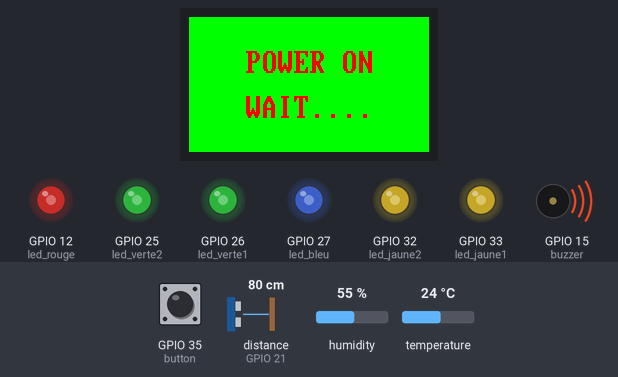
A program run on a simulated ESP32 board running MicroPython. Shown: 240×135 colour display, output pins drawn as LEDs (lit = HIGH), buzzer (waves = sounding). The test bench sets the inputs (shaded band); at power-on: distance to the obstacle (sensor on GPIO 21) 80 cm, GPIO 35 (button) HIGH, humidity 55 %, temperature 24 °C. The echo pulse lasts 58.3 µs per cm; WiFi joins after 1.5 s; values from a settings file that is not in the repository are placeholders; web requests get an empty 200 reply after 0.4 s; library files of the repository ran but are not shown: st7789py.py, hcsr04.py, vga1_16x16.py, vga1_bold_16x32.py; pins used as bus, display or sensor lines are not drawn; what the program prints to the serial console is not drawn.

Above: at 5.0 s.
5.1 s: distance to the obstacle (sensor on GPIO 21) set to 2 cm
At 9.17 s:
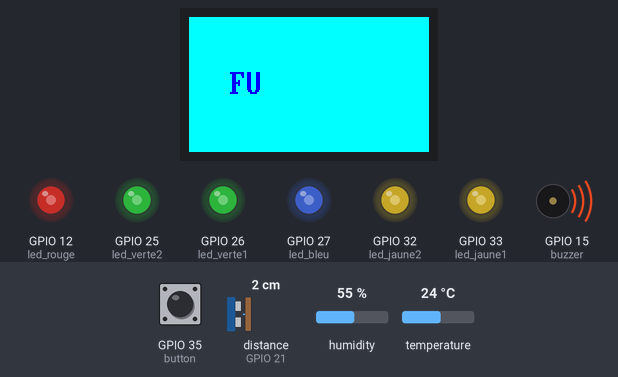
At 10.2 s:
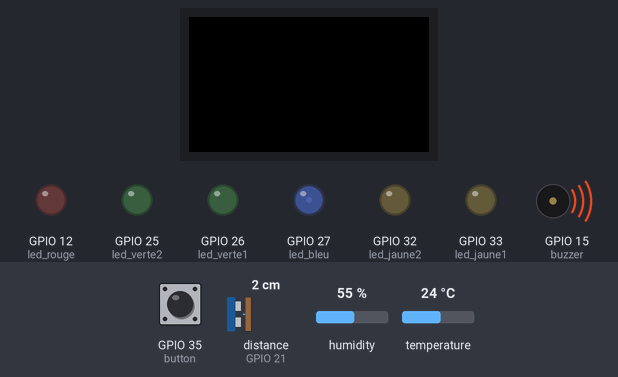
10.6 s: GPIO 35 (button) pulled LOW for 0.8 s
At 11.4 s:
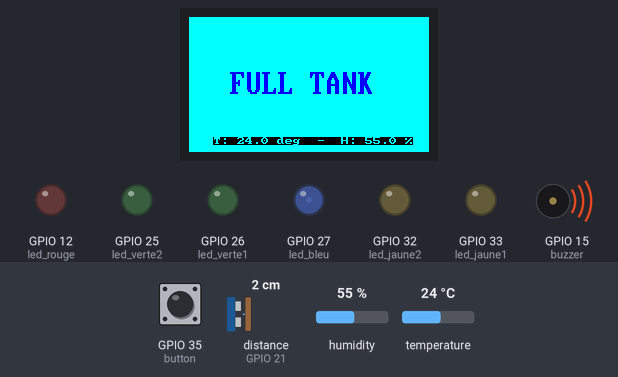
Timing chart, 0 to 13.6 s (numbered marks = the images above; inputs shaded):
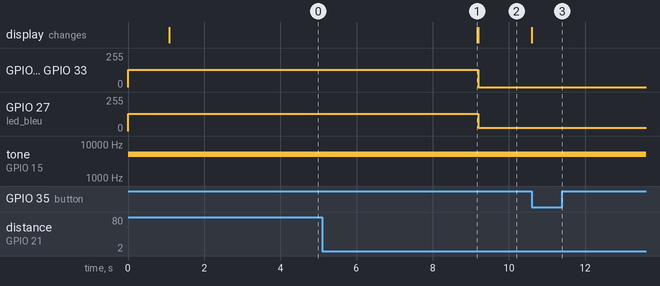

The program:

main.py
```python
import st7789py as st7789
from hcsr04 import HCSR04  # lib capteur HCSR-04

import capteur_temp_humi
import machine
import picoweb  # affichage de la page web, ajouter utemplate, pgk_ressources et ulogging aux lib
import utime
from machine import Pin, PWM, Timer  # lib utilisation module ESP32

import data_analyse
import tft_config  # lib tft pour affichage sur ttgo t-display
import wificonfig
import wificonnect
from romfonts import vga1_16x16 as font3
from romfonts import vga1_8x8 as font1
from romfonts import vga1_bold_16x32 as font4

# --------------------- WIFI ------------------------
#
# enter your wifi ssid and your password in wificonfig file

ipaddress = wificonnect.connectSTA(ssid=wificonfig.ssid, password=wificonfig.password)

# ------------------ SET UP --------------------------
# Taille de la cuve
MAXIMUM_WATER_LEVEL = 1.60  # hauteur d'eau maxi dans la cuve en m
SENSOR_POSITION = 0.22  # distance entre le capteur et le niveau maxi de la cuve en m
CUVE_X = 1.10  # taille de la cuve en X en m
CUVE_Y = 5.68  # taille de la cuve en Y en m
CAPACITE_CUVE = int(round(MAXIMUM_WATER_LEVEL * CUVE_X * CUVE_Y))

# definition des PIN du module ESP32
frequence_led = 500
led_bleu = PWM(Pin(27, Pin.OUT, 0), frequence_led)
led_verte1 = PWM(Pin(26, Pin.OUT, 0), frequence_led)
led_verte2 = PWM(Pin(25, Pin.OUT, 0), frequence_led)
led_jaune1 = PWM(Pin(33, Pin.OUT, 0), frequence_led)
led_jaune2 = PWM(Pin(32, Pin.OUT, 0), frequence_led)
led_rouge = PWM(Pin(12, Pin.OUT, 0), frequence_led)
buzzer = PWM(Pin(15, Pin.OUT, 0))
button = Pin(35, Pin.IN, Pin.PULL_UP)
button_reset = Pin(0, Pin.IN, Pin.PULL_UP)

# Initialisation de l'écran tft
tfton = not button
tft = tft_config.config()
buzzer.duty(1)

# Définition des variables
SURFACE_CUVE = CUVE_X * CUVE_Y
VOLUME_MAX_CUVE = round(SURFACE_CUVE * MAXIMUM_WATER_LEVEL, 2)
timer = Timer(0)
previous_volume = 0


# Mesure de la température et de l'humidité avec le capteur DHT22
def temperature_humidity_measurement():
    temperature_humidity = capteur_temp_humi.sensor()  # temp, hum
    if temperature_humidity is not None:
        temp = round(temperature_humidity[0], 2)
        print("")
        print("temperature = ", temp)
        hum = round(temperature_humidity[1], 2)
        print("Humidity = ", hum)
        sound_speed = 331.3 + 0.606 * temp
        print(f"Sound speed : {sound_speed}")
        print('')
    else:
        temp = 15
        hum = 0
        sound_speed = 331.3 + 0.606 * temp
        screen_error_temp(temp, hum)

    return sound_speed, temp, hum


# Initialization des LED
def leds_init():
    led_bleu.duty(0)
    led_verte1.duty(0)
    led_verte2.duty(0)
    led_jaune1.duty(0)
    led_jaune2.duty(0)
    led_rouge.duty(0)


# Affichage erreur sur écran tft
def screen_error():
    tft.fill(st7789.BLACK)
    tft.text(font4, "MESURE FAILED", 15, tft.height // 3 - font4.HEIGHT // 2, st7789.RED, st7789.BLACK)
    text = "PUSH RESET"
    length_text = len(text)
    tft.text(font4, text, tft.width // 2 - length_text // 2 * font4.WIDTH, 2 * tft.height // 3 - font4.HEIGHT // 2,
             st7789.RED, st7789.BLACK)


# Affichage d'erreur de mesure température et/ou humidité sur l'écran tft
def screen_error_temp(temp, hum):
    text = f"T: {str(temp)} deg    -    H: {str(hum)} %"
    length_text = len(text)
    tft.text(font1, text, tft.width // 2 - length_text // 2 * font1.WIDTH, 120, st7789.RED, st7789.YELLOW)


# Allumage des LED selon le niveau d'eau mesuré
def analogue_display(volume):
    leds_init()
    buzzer.duty(1)
    if VOLUME_MAX_CUVE > volume >= 0.1 * VOLUME_MAX_CUVE:
        if volume >= 0.9 * VOLUME_MAX_CUVE:
            led_bleu.duty(50)
        elif 0.8 * VOLUME_MAX_CUVE <= volume < 0.9 * VOLUME_MAX_CUVE:
            led_verte1.duty(30)
        elif 0.6 * VOLUME_MAX_CUVE <= volume < 0.8 * VOLUME_MAX_CUVE:
            led_verte2.duty(30)
        elif 0.4 * VOLUME_MAX_CUVE <= volume < 0.6 * VOLUME_MAX_CUVE:
            led_jaune1.duty(30)
        elif 0.2 * VOLUME_MAX_CUVE <= volume < 0.4 * VOLUME_MAX_CUVE:
            led_jaune2.duty(30)
        elif 0.1 * VOLUME_MAX_CUVE <= volume < 0.2 * VOLUME_MAX_CUVE:
            led_rouge.duty(10)
    elif 0 <= volume < 0.1 * VOLUME_MAX_CUVE:
        buzzer.duty(250)
        led_rouge.duty(30)
    elif volume < 0:
        buzzer.duty(250)
        led_rouge.duty(30)
        led_jaune2.duty(30)
        led_verte2.duty(30)
        led_bleu.duty(30)
    elif volume >= VOLUME_MAX_CUVE:
        led_bleu.duty(100)


# Calcul du volume d'eau dans la cuve
def calculation_volume(sound_speed, temp):
    data = []
    try:
        for i in range(10):
            mesure = HCSR04(trigger_pin=22, echo_pin=21)
            distance_mesuree = mesure.distance_cm() / (1000000 / sound_speed)
            data.append(distance_mesuree)
            print("mesurement ", i, ": ", distance_mesuree)
            utime.sleep(0.5)
        maxi = max(data)
        mini = min(data)
        data.remove(maxi)
        data.remove(mini)
        distance_moyenne = sum(data) / len(data)
        print(f'Valeurs exclues => mini: {round(mini, 4)} et maxi: {round(maxi), 4}')
        if distance_moyenne > 0:
            print(f"Average distance: {round(distance_moyenne, 4)}m")
            volume_available = round(((MAXIMUM_WATER_LEVEL + SENSOR_POSITION) * SURFACE_CUVE) - (distance_moyenne * SURFACE_CUVE), 2)
            print(f"Available volume used: {volume_available}m3")
            return volume_available
        else:
            print("Mesurement <= 0, no sensor response")
            screen_error()
    except Exception:
        print('EXPECT : MEASUREMENT FAILED - SENSOR HCSR KO')
        screen_error()


# Affichage du la hauteur d'eau sur l'écran tft
def digital_display(volume, hum, temp):
    if volume >= (0.95 * VOLUME_MAX_CUVE):
        tft.fill(st7789.CYAN)
        tft.text(font4, "FULL TANK ", 40, tft.height // 2 - font4.HEIGHT // 2, st7789.BLUE, st7789.CYAN)
    elif VOLUME_MAX_CUVE > volume >= 0.1 * VOLUME_MAX_CUVE:
        tft.fill(st7789.BLACK)
        tft.text(font4, "TANK LEVEL", 35, 10, st7789.CYAN)
        tft.text(font3, f"Capacity: {str(CAPACITE_CUVE)}m3", 6, 55, st7789.YELLOW)
        text = f"Remainder:{str(volume)}"
        length_text = len(text)
        tft.text(font3, text, tft.width // 2 - length_text // 2 * font3.WIDTH, 80, st7789.GREEN)
    elif 0 <= volume < 0.1 * VOLUME_MAX_CUVE:
        tft.fill(st7789.YELLOW)
        tft.text(font4, "EMPTY TANK", 45, tft.height // 3 - font4.HEIGHT // 2, st7789.RED, st7789.YELLOW)
        tft.text(font4, "LEVEL < 1 m3", 15, (tft.height // 3) * 2 - font4.HEIGHT // 2, st7789.RED, st7789.YELLOW)
    else:
        screen_error()
    if temp == 15 and hum == 0:
        screen_error_temp(temp, hum)
    else:
        text = f"T: {str(temp)} deg  -  H: {str(hum)} %"
        length_text = len(text)
        tft.text(font1, text, tft.width // 2 - length_text // 2 * font1.WIDTH, 120, st7789.CYAN)


# Allumage de l'écran par appui sur le bouton
def button_push(p):
    tft.sleep_mode(False)
    utime.sleep(5)
    tft.sleep_mode(True)


def button_push_reset(p):
    machine.reset()


# Gestion du système
def handleInterrupt(timer, tfton, previous_volume):
    mesure = temperature_humidity_measurement()  # return sound_speed, temp, hum
    sound_speed = mesure[0]
    temp = mesure[1]
    hum = mesure[2]
    volume_available = calculation_volume(sound_speed, temp)  # round(uniform(9, 10.0), 2)       # return volume_available
    if volume_available:
        digital_display(volume_available, hum, temp)
        if tfton:
            return not tfton
        else:
            tft.sleep_mode(True)
        analogue_display(volume_available)
    if volume_available != previous_volume:
        previous_volume = volume_available
        data_analyse.send_data(volume_available, temp)
    else:
        print("ERROR : Impossible mesurement")
    timer.init(period=300000, mode=Timer.PERIODIC, callback=handleInterrupt(timer, tfton, previous_volume))  # refresh toutes les minutes


# ---------------------------------------------------------
# --------------------- START PROGRAMME -------------------
# Allumage de l'écran à la mise sous tension
tft.fill(st7789.GREEN)
text = "POWER ON"
length_text = len(text)
tft.text(font4, text, tft.width // 2 - length_text // 2 * font4.WIDTH, 30, st7789.RED, st7789.GREEN)
text = "WAIT...."
length_text = len(text)
tft.text(font4, text, tft.width // 2 - length_text // 2 * font4.WIDTH, 75, st7789.RED, st7789.GREEN)
utime.sleep(3)

# Utilisation du bouton de facade pour allumer l'écran
button.irq(trigger=Pin.IRQ_FALLING, handler=button_push)
button_reset.irq(trigger=Pin.IRQ_FALLING, handler=button_push_reset)
handleInterrupt(timer, tfton, previous_volume)

# ---- Routing Picoweb ------------------------------------
app = picoweb.WebApp(__name__)


@app.route("/")
def index(req, resp):
    yield from picoweb.start_response(resp)
    yield from app.sendfile(resp, '/web/index.html')


@app.route("/get_data")
def get_volume(req, resp):
    yield from picoweb.jsonify(resp, {'volume': volume_available, 'temperature': temp, 'humidite': hum})


@app.route("/style.css")
def css(req, resp):
    print("Send style.css")
    yield from picoweb.start_response(resp)
    yield from app.sendfile(resp, '/web/style.css')


@app.route("/goutte_eau.jpg")
def index(req, resp):
    yield from picoweb.start_response(resp)
    try:
        with open("web/goutte_eau.jpg", 'rb') as img_binary:
            img = img_binary.read()
        yield from resp.awrite(img)
        print("Send JPG")
    except Exception:
        print("Image file not found.")


app.run(debug=True, host=ipaddress, port=80)
```

capteur_temp_humi.py
```python
# Prise de mesure du capteur de température et d'humidité
#--------------------------------------------------------
from machine import Pin
import dht

def sensor():
    sensor = dht.DHT22(Pin(2))
    try:
        sensor.measure()
        temp = sensor.temperature()
        hum = sensor.humidity()
        if temp and hum:
            # uncomment for Fahrenheit
            #temp = temp * (9/5) + 32.0
            return temp, hum
        else:
            print('Invalid temperature sensor reading')
            print('Temp value use : 15°C')
            return None
    except:
        print("EXCEPT ERROR: Failed to return temperature sensor information")
        print("EXCEPT ERROR : temp value use : 15°C")
        return None
```

data_analyse.py
```python
from utime import localtime
import urequests as requests
import wificonfig

def send_data(volume_value, temp):
    api_key = wificonfig.api_key
    niveau = f"?niveau={str(volume_value)}"

    try:
        request_headers = {'Content-Type': 'application/x-www-form-urlencoded' }
        url = 'https://script.google.com/macros/s/' + api_key + '/exec' + niveau
        print(url)
        request = requests.get(url, headers=request_headers)
        request.close()
        print(f"Donnée sauvegarder: {volume_value}")

    except OSError as e:
        print('Failed to read/publish sensor readings.', e)
    
```

tft_config.py
```python
""" LilyGo T-DISPLAY 135x240 ST7789 display """

from machine import Pin, SPI, SoftSPI
import st7789py as st7789

TFA = 40
BFA = 40

def config(rotation=1):
    spi = SoftSPI(
    baudrate=20000000,
    polarity=1,
    phase=0,
    sck=Pin(18),
    mosi=Pin(19),
    miso=Pin(13))


    return st7789.ST7789(
        spi,
        135,
        240,
        reset=Pin(23, Pin.OUT),
        cs=Pin(5, Pin.OUT),
        dc=Pin(16, Pin.OUT),
        backlight=Pin(4, Pin.OUT),
        rotation=rotation
        #options=options,
        #buffer_size= buffer_size
        )
```

wificonnect.py
```python
import network

def connectSTA(ssid, password, name='MicroPython'):
    global wlan
    wlan = network.WLAN(network.STA_IF)
    wlan.active(True)
    if not wlan.isconnected():
        print('Connecting to network...')
        wlan.connect(ssid, password)
        if not wlan.isconnected():
            wlan.config(reconnects = 5)
        else:
            connectAP()
    wlan.config(dhcp_hostname = name)
    print('network config:', wlan.ifconfig())
    print("station.config(dhcp_hostname) =", wlan.config('dhcp_hostname'))
    return wlan.ifconfig()[0]


def connectAP(name, password=''):
    global ap
    print('connecting the Access Point...')
    ap = network.WLAN(network.AP_IF)
    ap.active(True)
    ap.config(ssid=name, password=password)
    ap.config(max_clients=3)
    while ap.active() == False:
        pass
    print('Acces Point config:', ap.ifconfig())
    return ap.ifconfig()[0]
```

vga1_8x8.py
```python
"""converted from vga_8x8.bin """
WIDTH = 8
HEIGHT = 8
FIRST = 0x20
LAST = 0x7f
_FONT =\
b'\x00\x00\x00\x00\x00\x00\x00\x00'\
b'\x18\x3c\x3c\x18\x18\x00\x18\x00'\
b'\x66\x66\x24\x00\x00\x00\x00\x00'\
b'\x6c\x6c\xfe\x6c\xfe\x6c\x6c\x00'\
b'\x18\x3e\x60\x3c\x06\x7c\x18\x00'\
b'\x00\xc6\xcc\x18\x30\x66\xc6\x00'\
b'\x38\x6c\x38\x76\xdc\xcc\x76\x00'\
b'\x18\x18\x30\x00\x00\x00\x00\x00'\
b'\x0c\x18\x30\x30\x30\x18\x0c\x00'\
b'\x30\x18\x0c\x0c\x0c\x18\x30\x00'\
b'\x00\x66\x3c\xff\x3c\x66\x00\x00'\
b'\x00\x18\x18\x7e\x18\x18\x00\x00'\
b'\x00\x00\x00\x00\x00\x18\x18\x30'\
b'\x00\x00\x00\x7e\x00\x00\x00\x00'\
b'\x00\x00\x00\x00\x00\x18\x18\x00'\
b'\x06\x0c\x18\x30\x60\xc0\x80\x00'\
b'\x38\x6c\xc6\xd6\xc6\x6c\x38\x00'\
b'\x18\x38\x18\x18\x18\x18\x7e\x00'\
b'\x7c\xc6\x06\x1c\x30\x66\xfe\x00'\
b'\x7c\xc6\x06\x3c\x06\xc6\x7c\x00'\
b'\x1c\x3c\x6c\xcc\xfe\x0c\x1e\x00'\
b'\xfe\xc0\xc0\xfc\x06\xc6\x7c\x00'\
b'\x38\x60\xc0\xfc\xc6\xc6\x7c\x00'\
b'\xfe\xc6\x0c\x18\x30\x30\x30\x00'\
b'\x7c\xc6\xc6\x7c\xc6\xc6\x7c\x00'\
b'\x7c\xc6\xc6\x7e\x06\x0c\x78\x00'\
b'\x00\x18\x18\x00\x00\x18\x18\x00'\
b'\x00\x18\x18\x00\x00\x18\x18\x30'\
b'\x06\x0c\x18\x30\x18\x0c\x06\x00'\
b'\x00\x00\x7e\x00\x00\x7e\x00\x00'\
b'\x60\x30\x18\x0c\x18\x30\x60\x00'\
b'\x7c\xc6\x0c\x18\x18\x00\x18\x00'\
b'\x7c\xc6\xde\xde\xde\xc0\x78\x00'\
b'\x38\x6c\xc6\xfe\xc6\xc6\xc6\x00'\
b'\xfc\x66\x66\x7c\x66\x66\xfc\x00'\
b'\x3c\x66\xc0\xc0\xc0\x66\x3c\x00'\
b'\xf8\x6c\x66\x66\x66\x6c\xf8\x00'\
b'\xfe\x62\x68\x78\x68\x62\xfe\x00'\
b'\xfe\x62\x68\x78\x68\x60\xf0\x00'\
b'\x3c\x66\xc0\xc0\xce\x66\x3a\x00'\
b'\xc6\xc6\xc6\xfe\xc6\xc6\xc6\x00'\
b'\x3c\x18\x18\x18\x18\x18\x3c\x00'\
b'\x1e\x0c\x0c\x0c\xcc\xcc\x78\x00'\
b'\xe6\x66\x6c\x78\x6c\x66\xe6\x00'\
b'\xf0\x60\x60\x60\x62\x66\xfe\x00'\
b'\xc6\xee\xfe\xfe\xd6\xc6\xc6\x00'\
b'\xc6\xe6\xf6\xde\xce\xc6\xc6\x00'\
b'\x7c\xc6\xc6\xc6\xc6\xc6\x7c\x00'\
b'\xfc\x66\x66\x7c\x60\x60\xf0\x00'\
b'\x7c\xc6\xc6\xc6\xc6\xce\x7c\x0e'\
b'\xfc\x66\x66\x7c\x6c\x66\xe6\x00'\
b'\x3c\x66\x30\x18\x0c\x66\x3c\x00'\
b'\x7e\x7e\x5a\x18\x18\x18\x3c\x00'\
b'\xc6\xc6\xc6\xc6\xc6\xc6\x7c\x00'\
b'\xc6\xc6\xc6\xc6\xc6\x6c\x38\x00'\
b'\xc6\xc6\xc6\xd6\xd6\xfe\x6c\x00'\
b'\xc6\xc6\x6c\x38\x6c\xc6\xc6\x00'\
b'\x66\x66\x66\x3c\x18\x18\x3c\x00'\
b'\xfe\xc6\x8c\x18\x32\x66\xfe\x00'\
b'\x3c\x30\x30\x30\x30\x30\x3c\x00'\
b'\xc0\x60\x30\x18\x0c\x06\x02\x00'\
b'\x3c\x0c\x0c\x0c\x0c\x0c\x3c\x00'\
b'\x10\x38\x6c\xc6\x00\x00\x00\x00'\
b'\x00\x00\x00\x00\x00\x00\x00\xff'\
b'\x30\x18\x0c\x00\x00\x00\x00\x00'\
b'\x00\x00\x78\x0c\x7c\xcc\x76\x00'\
b'\xe0\x60\x7c\x66\x66\x66\xdc\x00'\
b'\x00\x00\x7c\xc6\xc0\xc6\x7c\x00'\
b'\x1c\x0c\x7c\xcc\xcc\xcc\x76\x00'\
b'\x00\x00\x7c\xc6\xfe\xc0\x7c\x00'\
b'\x3c\x66\x60\xf8\x60\x60\xf0\x00'\
b'\x00\x00\x76\xcc\xcc\x7c\x0c\xf8'\
b'\xe0\x60\x6c\x76\x66\x66\xe6\x00'\
b'\x18\x00\x38\x18\x18\x18\x3c\x00'\
b'\x06\x00\x06\x06\x06\x66\x66\x3c'\
b'\xe0\x60\x66\x6c\x78\x6c\xe6\x00'\
b'\x38\x18\x18\x18\x18\x18\x3c\x00'\
b'\x00\x00\xec\xfe\xd6\xd6\xd6\x00'\
b'\x00\x00\xdc\x66\x66\x66\x66\x00'\
b'\x00\x00\x7c\xc6\xc6\xc6\x7c\x00'\
b'\x00\x00\xdc\x66\x66\x7c\x60\xf0'\
b'\x00\x00\x76\xcc\xcc\x7c\x0c\x1e'\
b'\x00\x00\xdc\x76\x60\x60\xf0\x00'\
b'\x00\x00\x7e\xc0\x7c\x06\xfc\x00'\
b'\x30\x30\xfc\x30\x30\x36\x1c\x00'\
b'\x00\x00\xcc\xcc\xcc\xcc\x76\x00'\
b'\x00\x00\xc6\xc6\xc6\x6c\x38\x00'\
b'\x00\x00\xc6\xd6\xd6\xfe\x6c\x00'\
b'\x00\x00\xc6\x6c\x38\x6c\xc6\x00'\
b'\x00\x00\xc6\xc6\xc6\x7e\x06\xfc'\
b'\x00\x00\x7e\x4c\x18\x32\x7e\x00'\
b'\x0e\x18\x18\x70\x18\x18\x0e\x00'\
b'\x18\x18\x18\x18\x18\x18\x18\x00'\
b'\x70\x18\x18\x0e\x18\x18\x70\x00'\
b'\x76\xdc\x00\x00\x00\x00\x00\x00'\
b'\x00\x10\x38\x6c\xc6\xc6\xfe\x00'\

FONT = memoryview(_FONT)
```

boot.py
```python
# This file is executed on every boot (including wake-boot from deepsleep)
import esp
import gc

esp.osdebug(None)
gc.enable()
gc.collect()
```

Measured:
- after the input at 5.1 s, GPIO 25 (led_verte2): 128/255 → 0/255 after 4.1 s; GPIO 27 (led_bleu): 128/255 → 25/255 after 4.1 s; the display: changes after 4.1 s (image 1)
- after the input at 10.6 s, the display: changes at once (image 3)
